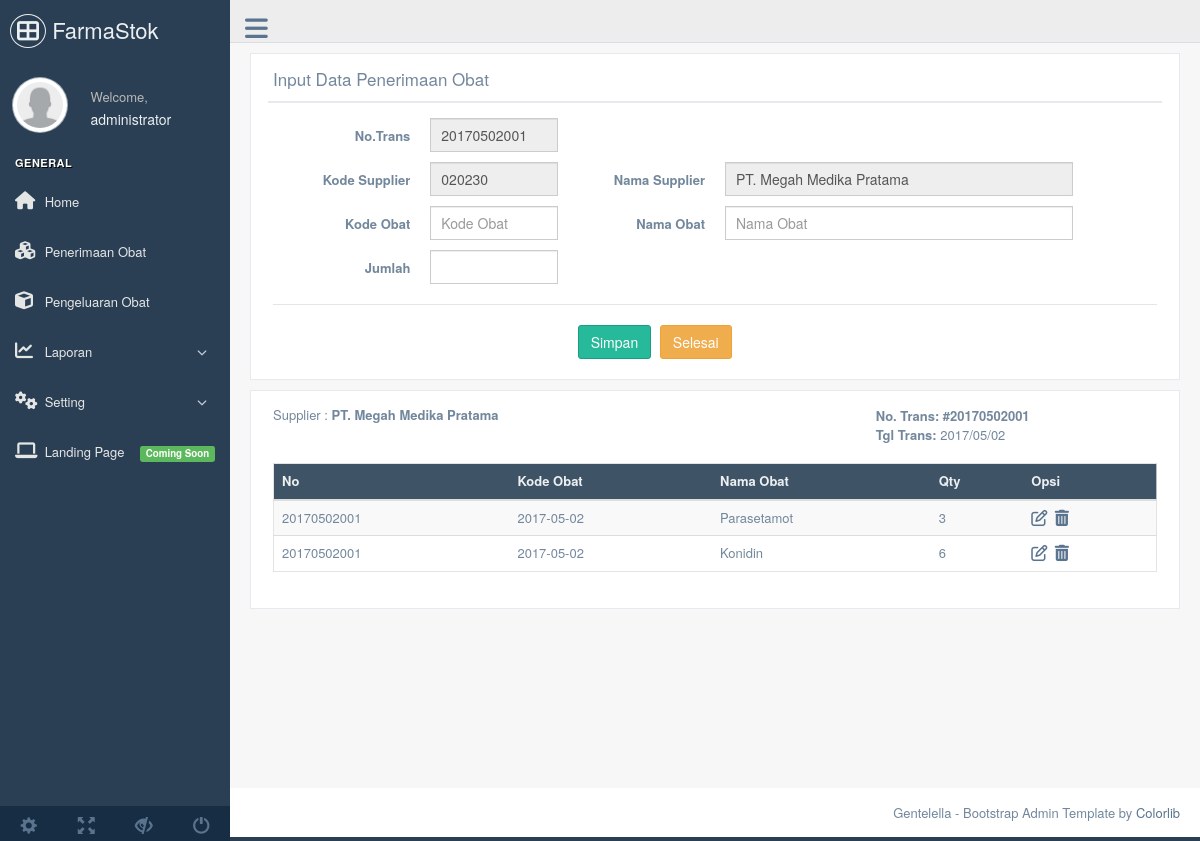
The app's page /transobatin.php?kdtrans=20170502001 (signed in), older data.
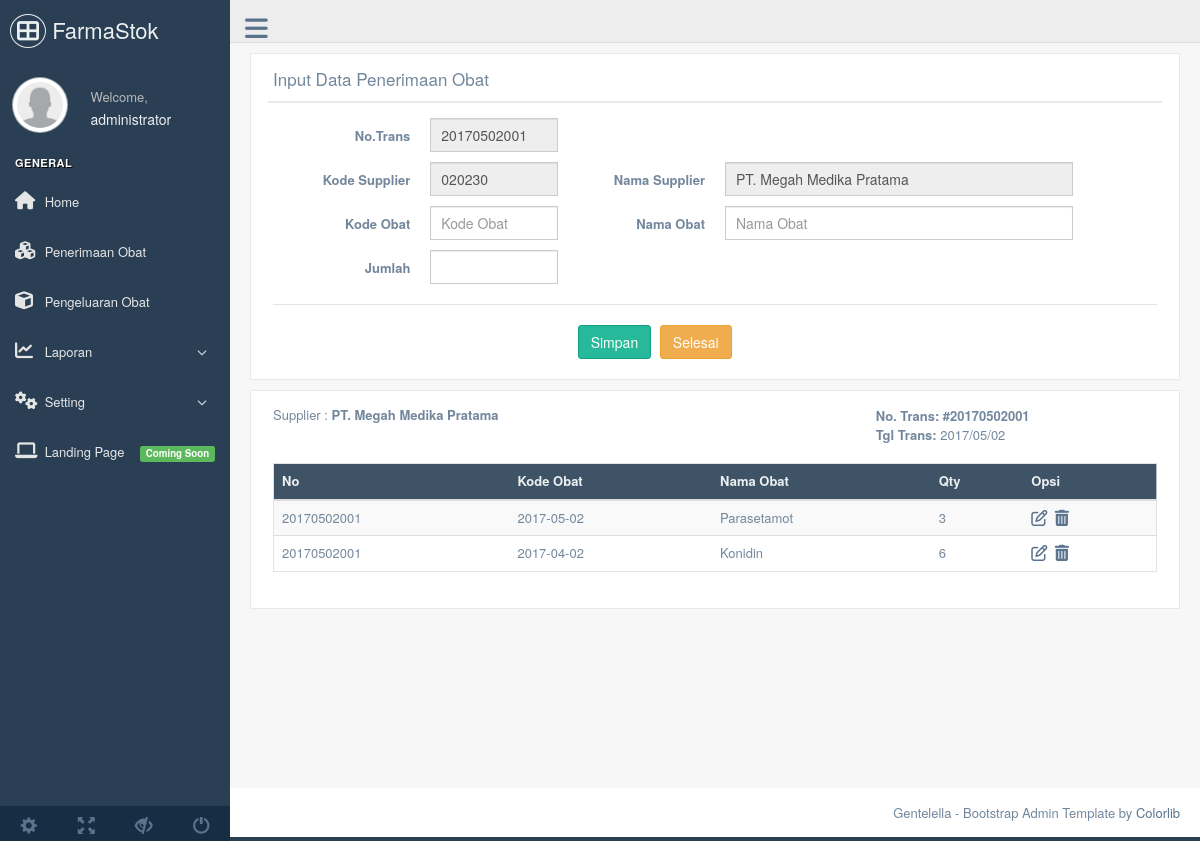
The same page, newer data.
### tables this page shows
CREATE TABLE `tobatin` (
  `id` int(11) NOT NULL,
  `kdtrans` varchar(15) NOT NULL,
  `kdsupp` varchar(15) NOT NULL,
  `tgltrans` date NOT NULL,
  `kdobat` varchar(15) NOT NULL,
  `qty` int(11) NOT NULL,
  `keluar` int(6) NOT NULL,
  `sisa` int(6) NOT NULL,
  `stat` varchar(10) NOT NULL
);

CREATE TABLE `tobat` (
  `id` int(11) NOT NULL,
  `kdobat` varchar(15) NOT NULL,
  `nmobat` varchar(30) NOT NULL,
  `satuan` varchar(15) NOT NULL,
  `limitstok` int(3) NOT NULL,
  `hbeli` float NOT NULL,
  `hjual` float NOT NULL
);

### transobatin.php (the view, shortened to what this page needs)
<!DOCTYPE html>
<html lang="en">
<?php include('head.php');
$kdtrans = $kdsupp = $nmsupp = $almsupp = $kdobat = $nmobat = $edit = $onlyread = $hide ='' ;
$qty='';
function getsession(){
    $kdtrans=$_SESSION['kdtrans'];
    $kdsupp=$_SESSION['kdsupp'];
    $nmsupp=$_SESSION['nmsupp'];
}
if($_SERVER['REQUEST_METHOD'] === "POST"){
    if(isset($_POST['new'])) {
    	if (isset($_SESSION['kdtrans'])){
	       getsession();
        }else {
			$kdtrans=newtrans();
		}
	} else {
		if(isset($_POST['edit'])) $edit = $_POST['edit'];
        if(isset($_POST['kdtrans'])) $kdtrans=$_POST['kdtrans'];
        if(isset($_POST['kdsupp'])) $kdsupp = cek_input ($_POST['kdsupp']);
        if(isset($_POST['nmsupp'])) $nmsupp = cek_input ($_POST['nmsupp']);
		if(isset($_POST['almsupp'])) $almsupp = cek_input($_POST['almsupp']);
        if(isset($_POST['kdobat'])) $kdobat = cek_input($_POST['kdobat']);
        if (isset($_POST['nmobat'])) $nmobat = cek_input($_POST['nmobat']);
        if (isset($_POST['qty'])) $qty = cek_input ($_POST['qty']);
        if($kdtrans!='' || $kdsupp!='' || $nmsupp!='' || $kdobat!='' || $nmobat!='' || $qty<1){
        	if ($edit !=''){
				$sql = "update tobatin set kdsupp='$kdsupp', kdobat='$kdobat', qty='$qty' where id='$edit'";
                $db->query($sql);
			}else {
				$sql="INSERT INTO `tobatin` (`kdtrans`, `kdsupp`, `tgltrans`, `kdobat`, `qty`) values ('$kdtrans', '$kdsupp', CURRENT_DATE, '$kdobat', '$qty') ON DUPLICATE KEY UPDATE qty = qty+$qty";
                $db->query($sql);
			}
			setsession();
            pesan();
        }
	}
}else {
	if(isset($_GET['kdtrans']) && $_GET['kdtrans'] !=''){
        $kdtrans=cek_input($_GET['kdtrans']);
		$sql="SELECT tsupp.* FROM tsupp INNER JOIN tobatin ON tsupp.kdsupp = tobatin.kdsupp  WHERE kdtrans ='$kdtrans' GROUP BY kdtrans";
		$result=$db->query($sql);
		if ($result->num_rows == 1){
			$row=$result->fetch_array(MYSQLI_ASSOC);
			$kdsupp=$row['kdsupp'];
			$nmsupp=$row['nmsupp'];
			$almsupp=$row['almsupp'];
		}
    } else if(isset($_GET['edit']) && $_GET['edit'] != ''){
        $edit = cek_input($_GET['edit']);
        $sql="select tobat.kdobat, nmobat, qty from tobatin inner join tobat on tobatin.kdobat=tobat.kdobat where tobatin.id='$edit'";
        $result=$db->query($sql);
        if($result->num_rows == 1){
            $row = $result->fetch_array(MYSQLI_ASSOC);
            $kdobat=$row['kdobat'];
            $nmobat=$row['nmobat'];
            $qty=$row['qty'];
		}
    } elseif (isset ($_GET['hapus']) && $_GET['hapus'] !='') {
        $hapus= cek_input($_GET['hapus']);
        $sql="delete from tobatin where id = '$hapus'";
        $db->query($sql);
        pesan();
    } else if (isset($_GET['selesai']) && $_GET['selesai'] = true){
        unsetsession();
        header('location:obatin.php');
    }
}
if (isset($_SESSION['kdsupp']) && $_SESSION['kdsupp']!=''){
	$onlyread='readonly';
}
?>
 <body class="nav-md">
<div class="container body">
    <div class="main_container">
<?php
	include('topnav.php');
	include('sidemenu.php');
?>
    <div class="right_col" role="main">
        <div class="">
            <div class="row">
              <div class="col-md-12 col-sm-12 col-xs-12">
                <div class="x_panel">
                  <div class="x_title">
                    <h2>Input Data Penerimaan Obat</h2>
                    <div class="clearfix"></div>
                  </div>
                  <div class="x_content">
                      <form data-parsley-validate class="form-horizontal form-label-left" action="transobatin.php" method="post">
                      <div class="form-group">
                        <label class="control-label col-md-2 col-sm-2 col-xs-12" for="kdtrans">No.Trans</label>
                        <div class="col-md-2 col-sm-2 col-xs-12">
                          <input type="text" id="kdtrans" name="kdtrans" required="required" class="form-control col-md-12" value="<?=$kdtrans;?>" readonly/>
                        </div>
                      </div>
                      <div class="form-group">
                        <label class="control-label col-md-2 col-sm-2 col-xs-12" for="kdsupp">Kode Supplier</label>
                        <div class="col-md-2 col-sm-2 col-xs-12">
                            <input type="text" id="kdsupp" name="kdsupp" data-type="kd_supp" class="form-control col-md-12 autocomplete_txt" required="required" placeholder="Kode Supplier" value="<?=$kdsupp;?>" <?=$onlyread;?> autocomplete="off"/>
                        </div>
                        <label class="control-label col-md-2 col-sm-2 col-xs-12" for="nmsupp">Nama Supplier</label>
                        <div class="col-md-5 col-sm-5 col-xs-12">
                            <input type="text" id="nmsupp" name="nmsupp" data-type="nm_supp" class="form-control col-md-12 autocomplete_txt" required="required" placeholder="Nama supplier" value="<?=$nmsupp;?>" <?=$onlyread;?> autocomplete="off"/>
                        </div>
                      </div>
                      <div class="form-group">
                        <label class="control-label col-md-2 col-sm-2 col-xs-12" for="kdobat">Kode Obat</label>
                        <div class="col-md-2 col-sm-2 col-xs-12">
                            <input type="text" id="kdobat" name="kdobat" data-type="kd_obat" class="form-control col-md-12 autocomplete_txt" required="required" placeholder="Kode Obat" value="<?=$kdobat;?>" autocomplete="off"/>
                        </div>
                        <label class="control-label col-md-2 col-sm-2 col-xs-12" for="nmobat">Nama Obat</label>
                        <div class="col-md-5 col-sm-5 col-xs-12">
                            <input type="text" id="nmobat" name="nmobat" data-type="nm_obat" class="form-control col-md-12 autocomplete_txt" required="required" placeholder="Nama Obat" value="<?=$nmobat;?>" autocomplete="off"/>
                        </div>
                      </div>
                      <div class="form-group">
                        <label class="control-label col-md-2 col-sm-2 col-xs-12" for="qty">Jumlah</label>
                        <div class="col-md-2 col-sm-2 col-xs-12">
                            <input type="number" id="qty" name="qty" class="form-control col-md-12" required="required" value="<?=$qty;?>" />
                        </div>
                      </div>
                      <div class="ln_solid"></div>
                      <div class="form-group">
                        <div class="col-md-6 col-sm-6 col-xs-12 col-md-offset-4">
                          <button type="submit" class="btn btn-success"><?=$edit ? 'Update' : 'Simpan';?></button>
                          <a href="transobatin.php?selesai=true" class="btn btn-warning">Selesai</a>
                        </div>
                      </div>
                    </form>
                  </div>
                </div>
              </div>
            </div>
            <div class="row">
                <div class="col-md-12 col-sm-12 col-xs-12">
                    <div class="x_panel">
                        <div class="x_content">
                          <section class="content invoice">
                            <div class="row invoice-info">
                                <div class="col-sm-4 invoice-col">
                                  <address>
                                      Supplier : <strong><?=$nmsupp;?></strong>
                                      <br><?=$almsupp?>
                                  </address>
                                </div>
                                <div class="col-sm-4 invoice-col">
                                </div>
                                <div class="col-sm-4 invoice-col">
                                  <b>No. Trans: #<?=$kdtrans;?></b><br />
                                  <b>Tgl Trans: </b><?=date_format(date_create(substr($kdtrans, 0, 8)),"Y/m/d");?> <br /><br />
                                </div>
                            </div>
                             <div class="table-responsive">
                                <table class="table table-striped jambo_table bulk_action">
                                <thead>
                                <tr class="headings">
                                  <th class="column-title">No</th>
                                  <th class="column-title">Kode Obat</th>
                                  <th class="column-title">Nama Obat</th>
                                  <th class="column-title">Qty</th>
                                  <th class="column-title">Opsi</th>
                                </tr>
                                </thead>
                                <tbody>
                                    <?php
                                    $sql="SELECT tobatin.*, tobat.nmobat FROM tobatin INNER JOIN tobat on tobatin.kdobat=tobat.kdobat WHERE kdtrans='$kdtrans'";
                                    $result=$db->query($sql);
                                    if ($result){
                                        while ($row = $result->fetch_array(MYSQLI_ASSOC)){
                                            $id=$row['id']; ?>
                                    <tr>
                                        <td><?=$row['kdtrans'];?></td>
                                        <td><?=$row['tgltrans'];?></td>
                                        <td><?=$row['nmobat'];?></td>
                                        <td><?=$row['qty'];?></td>
                                        <td><a href="transobatin.php?edit=<?=$id;?>"><i class="fa fa-edit fa-lg"></i></a>&nbsp;
                                            <a href="transobatin.php?hapus=<?=$id;?>" onClick="return confirm('Yakin menghapus data tersebut?')"><i class="fa fa-trash fa-lg"></i></a>
                                        </td>
                                    </tr>
                                        <?php }
                                    }
                                    ?>
                                </tbody>
                              </table>
                            </div>
                          </section>
                        </div>
                    </div>
                </div>
            </div>
        </div>
    </div>
            <?php include('footer.php'); ?>
    </div>
</div>
</body>
</html>

### head.php (shortened to what this page needs)
<head>
	<link href="vendors/jquery/dist/jquery-ui.min.css" rel="stylesheet">
    <link href="vendors/bootstrap/dist/css/bootstrap.min.css" rel="stylesheet">
    <link href="vendors/font-awesome/css/font-awesome.min.css" rel="stylesheet">
    <link href="css/custom.min.css" rel="stylesheet">
  </head>

### topnav.php
<div class="top_nav">
  <div class="nav_menu">
    <nav>
      <div class="nav toggle">
        <a id="menu_toggle"><i class="fa fa-bars"></i></a>
      </div>
    </nav>
  </div>
</div>

### sidemenu.php (shortened to what this page needs)
<div class="col-md-3 left_col">
  <div class="left_col scroll-view">
	<div class="navbar nav_title" style="border: 0;">
	  <a href="index.html" class="site_title"><i class="fa fa-th-large"></i> <span>FarmaStok</span></a>
	</div>
	<div class="profile clearfix">
	  <div class="profile_pic">
		<img src="images/user.png" alt="..." class="img-circle profile_img">
	  </div>
	  <div class="profile_info">
		<span>Welcome,</span>
		<h2><?php echo $_SESSION['nama']; ?></h2>
	  </div>
	</div>
	<br />
	<div id="sidebar-menu" class="main_menu_side hidden-print main_menu">
	  <div class="menu_section">
		<h3>General</h3>
		<ul class="nav side-menu">
		  <li><a href="index.php"><i class="fa fa-home"></i> Home </a> </li>
		  <li><a href="obatin.php"><i class="fa fa-cubes"></i> Penerimaan Obat</a></li>
		  <li><a href="obatout.php"><i class="fa fa-cube"></i> Pengeluaran Obat</a></li>
		  <li><a><i class="fa fa-line-chart"></i> Laporan <span class="fa fa-chevron-down"></span></a>
		  </li>
		  <li><a><i class="fa fa-cogs"></i> Setting <span class="fa fa-chevron-down"></span></a>
		  </li>
		  <li><a href="javascript:void(0)"><i class="fa fa-laptop"></i> Landing Page <span class="label label-success pull-right">Coming Soon</span></a></li>
		</ul>
	  </div>
	</div>
	<div class="sidebar-footer hidden-small">
	  <a data-toggle="tooltip" data-placement="top" title="Settings">
		<span class="glyphicon glyphicon-cog" aria-hidden="true"></span>
	  </a>
	  <a data-toggle="tooltip" data-placement="top" title="FullScreen">
		<span class="glyphicon glyphicon-fullscreen" aria-hidden="true"></span>
	  </a>
	  <a data-toggle="tooltip" data-placement="top" title="Lock">
		<span class="glyphicon glyphicon-eye-close" aria-hidden="true"></span>
	  </a>
	  <a data-toggle="tooltip" data-placement="top" title="Logout" href="logout.php">
		<span class="glyphicon glyphicon-off" aria-hidden="true"></span>
	  </a>
	</div>
  </div>
</div>

### footer.php
<footer>
  <div class="pull-right">
	Gentelella - Bootstrap Admin Template by <a href="https://colorlib.com">Colorlib</a>
  </div>
  <div class="clearfix"></div>
</footer>

Row changes from the older to the newer data that the page shows:
changed tobatin "Konidin": tgltrans "2017-05-02" → "2017-04-02"
